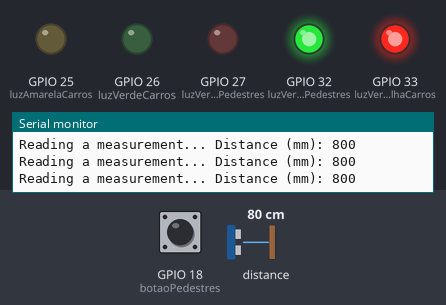
Simulated run of this sketch. Board: ESP32. On the bench: output pins drawn as LEDs (lit = HIGH), the last lines printed to the serial monitor. The inputs (shaded band) are chosen by the test bench; at power-on: GPIO 18 (botaoPedestres) HIGH, distance to the obstacle 80 cm.

Above: at 1.2 s.
1.3 s: GPIO 18 (botaoPedestres) pulled LOW for 0.15 s
At 2.1 s:
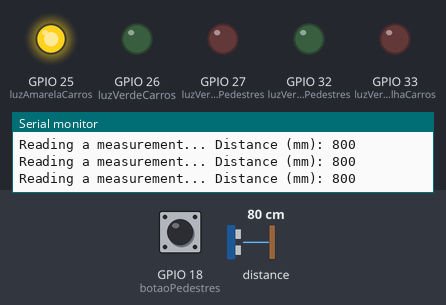
7.4 s: distance to the obstacle set to 22 cm
10.4 s: distance to the obstacle set to 17 cm
13.4 s: GPIO 18 (botaoPedestres) pulled LOW for 1 s
At 23.1 s:
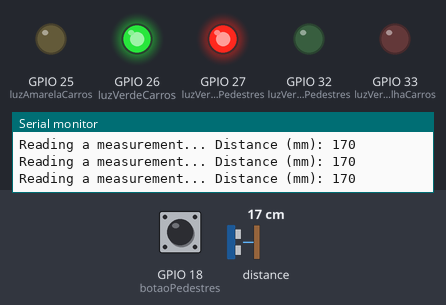
Timing chart, 0 to 23.7 s (numbered marks = the images above; inputs shaded):
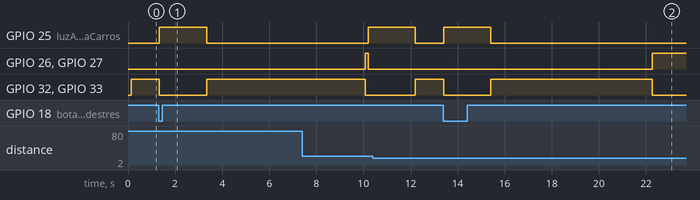

The sketch:

CodigoFinal.ino
```cpp
#include "Adafruit_VL53L0X.h"

Adafruit_VL53L0X lox = Adafruit_VL53L0X();

int carroContador;

// Definindo leds

// Carros
int luzVermelhaCarros = 33;
int luzAmarelaCarros = 25;
int luzVerdeCarros = 26;

// Pedestres
int luzVermelhaPedestres = 27;
int luzVerdePedestres = 32;

// Definindo botão
int botaoPedestres = 18;

bool botaoPressionado = false; // Facilita código

// Defina os estados para controlar o semáforo dos carros
enum CarState {
  GREEN,
  YELLOW,
  RED
};

// Variáveis para controlar o estado do semáforo dos carros
CarState carState = RED;  // Comece com o estado vermelho
unsigned long lastCarStateChange = 0;
unsigned long carStateDuration = 10000;  // Tempo em milissegundos para cada estado dos carros

void apagaLed();

void setup() {
  Serial.begin(115200);

  // Botão
  pinMode(botaoPedestres,  INPUT_PULLUP);

  // Leds - Carros
  pinMode(luzVermelhaCarros, OUTPUT);
  pinMode(luzAmarelaCarros, OUTPUT);
  pinMode(luzVerdeCarros, OUTPUT);

  // Leds - Pedestres
  pinMode(luzVermelhaPedestres, OUTPUT);
  pinMode(luzVerdePedestres, OUTPUT);

  // Sensor distância
  // wait until serial port opens for native USB devices
  while (! Serial) {
    Serial.print('.');
    delay(100);
  }

  Serial.println("Adafruit VL53L0X test");
  if (!lox.begin()) {
    Serial.println(F("Failed to boot VL53L0X"));
    while(1);
  }
  // power
  Serial.println(F("VL53L0X API Simple Ranging example\n\n"));
}


void loop() {
  // Sensor de distância
  VL53L0X_RangingMeasurementData_t measure;

  Serial.print("Reading a measurement... ");
  lox.rangingTest(&measure, false); // pass in 'true' to get debug data printout!

  if (measure.RangeStatus != 4) {  // phase failures have incorrect data
    Serial.print("Distance (mm): "); Serial.println(measure.RangeMilliMeter);
  } else {
    Serial.println(" out of range ");
  }

  delay(100);

  int distancia = measure.RangeMilliMeter;

  // Determinando o estado do semáforo com base na leitura da distância
  if (distancia >= 200) {
    carroContador = 0;
  } else if (distancia < 200 && distancia >= 20) {
    carroContador++;
  }

  // Verificar se o botão de pedestres foi pressionado
  if (digitalRead(botaoPedestres) == LOW) {
    botaoPressionado = true;
  }

  // Lógica para o botão de pedestres pressionado
  if (botaoPressionado) {
    apagaLed(); // Desliga todas as luzes

    digitalWrite(luzAmarelaCarros, HIGH);

    delay(2000); // Delay de 2 segundos para a transição

    digitalWrite(luzAmarelaCarros, LOW); // Desliga a luz amarela dos carros

    digitalWrite(luzVermelhaCarros, HIGH); // Fecha semafóro de carros

    digitalWrite(luzVerdePedestres, HIGH); // Abre o semáforo dos pedestres

    delay(5000); // Tempo de abertura do semáforo dos pedestres (5 segundos neste exemplo)

    digitalWrite(luzVerdePedestres, LOW); // Fecha o semáforo dos pedestres

    botaoPressionado = false; // Reinicia a variável de botão pressionado para falso
  }

    // Controlar as mudanças de estado do semáforo dos carros
  unsigned long currentMillis = millis();
  switch (carState) {
    case GREEN:
      if (carroContador == 0) {
        carState = YELLOW;
        lastCarStateChange = currentMillis;
      }
      break;

    case YELLOW:
      if (currentMillis - lastCarStateChange >= 2000) {  // Tempo de espera da luz amarela: 2 segundos
        carState = RED;
        lastCarStateChange = currentMillis;
      }
      break;

    case RED:
      if (currentMillis - lastCarStateChange >= carStateDuration) {
        carState = GREEN;
        lastCarStateChange = currentMillis;
      }
      break;
  }

  // Controlar as luzes com base no estado atual do semáforo dos carros
  switch (carState) {
    case GREEN:
      apagaLed();
      digitalWrite(luzVerdeCarros, HIGH);
      digitalWrite(luzVermelhaPedestres, HIGH);
      break;

    case YELLOW:
      apagaLed();
      digitalWrite(luzAmarelaCarros, HIGH);
      break;

    case RED:
      apagaLed();
      digitalWrite(luzVermelhaCarros, HIGH);
      digitalWrite(luzVerdePedestres, HIGH);
      break;
  }

}

// Para facilitar o código, apagando todos os leds e deixando apenas os necessários acesos!
void apagaLed(){
  digitalWrite(luzVermelhaCarros, LOW);
  digitalWrite(luzAmarelaCarros, LOW);
  digitalWrite(luzVerdeCarros, LOW);
  digitalWrite(luzVermelhaPedestres, LOW);
  digitalWrite(luzVerdePedestres, LOW);
}
```

Measured:
- after the input at 1.3 s, GPIO 25 (luzAmarelaCarros): LOW → HIGH at once, → LOW 2.0 s later; GPIO 32 (luzVerdePedestres), GPIO 33 (luzVermelhaCarros): HIGH → LOW at once, → HIGH 2.0 s later
- after the input at 13.4 s, GPIO 25 (luzAmarelaCarros): LOW → HIGH at once, → LOW 2.0 s later; GPIO 32 (luzVerdePedestres), GPIO 33 (luzVermelhaCarros): HIGH → LOW after 0.01 s instead of 8.8 s
